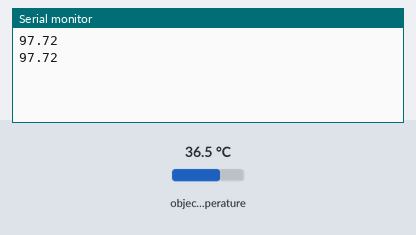
Bench run of a sketch on a simulated Arduino Uno, built with avr-gcc and run on an emulated ATmega328P. On the bench: the last lines printed to the serial monitor. The test bench sets the inputs (shaded band); at power-on: object temperature 36.5 °C.

Above: at 1.8 s.
1.9 s: object temperature set to 20 °C
At 2.8 s:
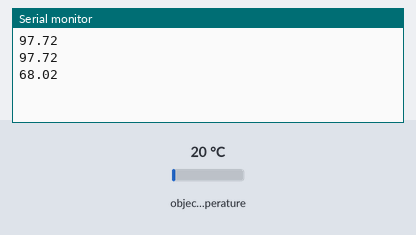
3.4 s: object temperature set to 26 °C
At 4.6 s:
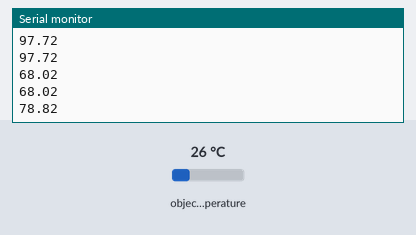
Timing chart, 0 to 6.4 s (numbered marks = the images above; inputs shaded):
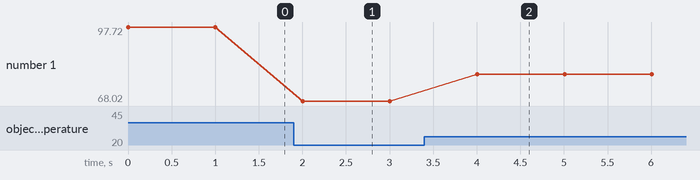

The sketch:

LMXINFRA.ino
```cpp
#include <Adafruit_MLX90614.h>
Adafruit_MLX90614 tempSensor;
double t;
void setup() {
Serial.begin(9600);
Wire.begin();
}

void loop() {
t=tempSensor.readObjectTempF();
Serial.println(t);
delay(1000);
}
```

Measured:
- after the input at 1.9 s, the serial monitor: prints a new line after 0.10 s (image 1)
- after the input at 3.4 s, the serial monitor: prints a new line after 0.61 s (image 2)
- plotted number 1: 97.72 → 68.02 after the input at 1.9 s, 68.02 → 78.82 after the input at 3.4 s
